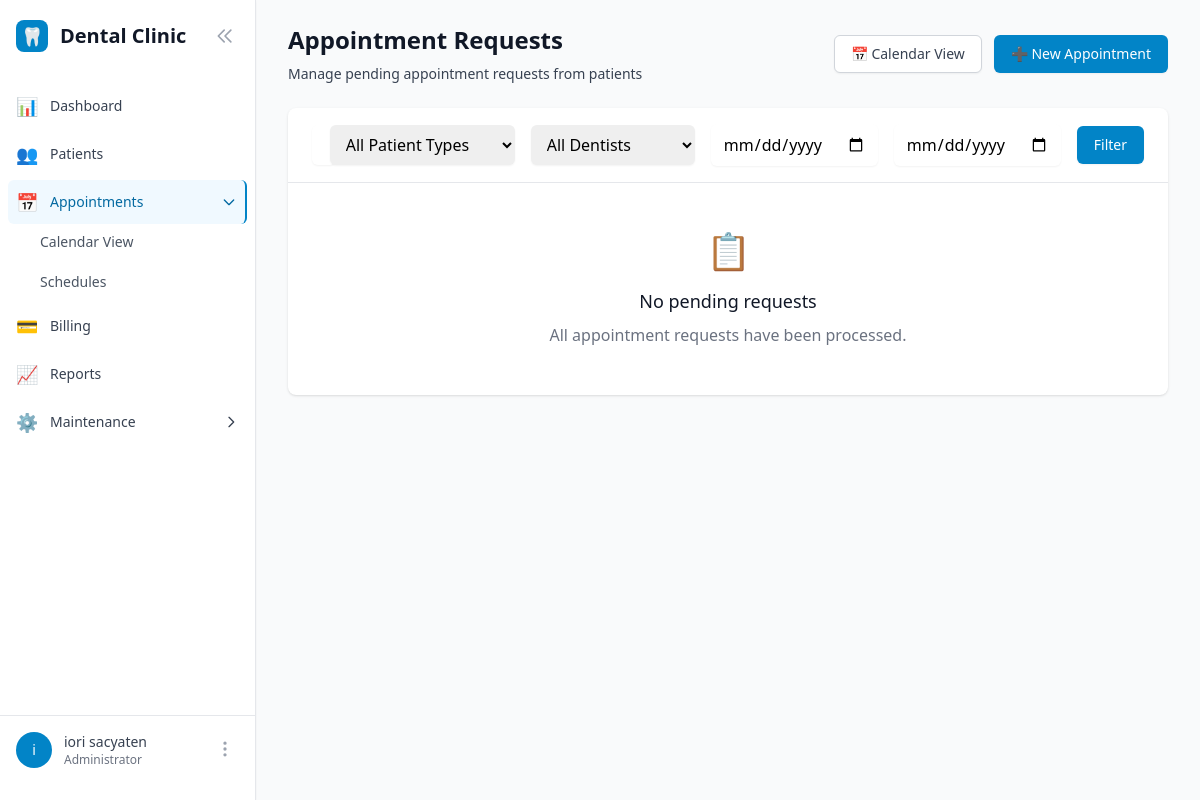
Before: /appointments/requests/ (signed in) with the older database file.
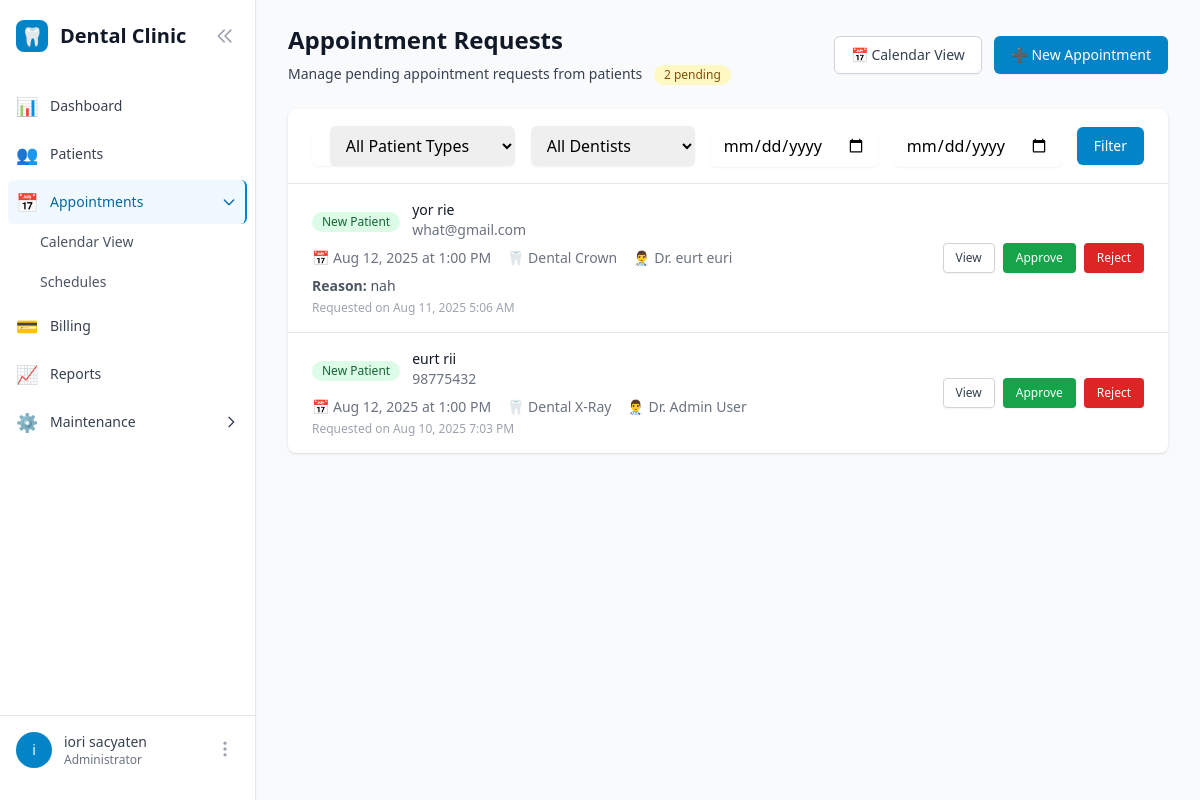
After: the same page with the newer database file.
### appointments/models.py (models this page shows, shortened)
class Appointment(models.Model):
    STATUS_CHOICES = [
        ('pending', 'Pending'),
        ('approved', 'Approved'),
        ('rejected', 'Rejected'),
        ('reassigned', 'Reassigned'),
        ('cancelled', 'Cancelled'),
        ('did_not_arrive', 'Did Not Arrive'),
        ('completed', 'Completed'),
    ]
    PATIENT_TYPE_CHOICES = [
        ('new', 'New Patient'),
        ('returning', 'Returning Patient'),
    ]
    patient = models.ForeignKey('patients.Patient', on_delete=models.CASCADE, related_name='appointments')
    dentist = models.ForeignKey('users.User', on_delete=models.PROTECT, related_name='appointments')
    service = models.ForeignKey('services.Service', on_delete=models.PROTECT)
    schedule = models.ForeignKey(Schedule, on_delete=models.PROTECT, related_name='appointments')
    status = models.CharField(max_length=20, choices=STATUS_CHOICES, default='pending')
    patient_type = models.CharField(max_length=10, choices=PATIENT_TYPE_CHOICES, default='returning')
    reason = models.TextField(blank=True)
    requested_at = models.DateTimeField(auto_now_add=True)
    approved_at = models.DateTimeField(null=True, blank=True)
    approved_by = models.ForeignKey('users.User', on_delete=models.SET_NULL, null=True, blank=True, related_name='approved_appointments')
    staff_notes = models.TextField(blank=True)
    class Meta:
        ordering = ['requested_at']  # Changed from schedule__date to avoid field lookup issues
        indexes = [
            models.Index(fields=['status']),
            models.Index(fields=['patient']),
            models.Index(fields=['dentist']),
            models.Index(fields=['requested_at']),
        ]

class Schedule(models.Model):
    dentist = models.ForeignKey('users.User', on_delete=models.CASCADE, related_name='schedules')
    date = models.DateField()
    start_time = models.TimeField()
    end_time = models.TimeField()
    is_available = models.BooleanField(default=True)
    notes = models.TextField(blank=True)
    created_at = models.DateTimeField(auto_now_add=True)
    class Meta:
        ordering = ['date', 'start_time']
        unique_together = ['dentist', 'date', 'start_time']

### patients/models.py (models this page shows, shortened)
class Patient(models.Model):
    first_name = models.CharField(max_length=100)
    last_name = models.CharField(max_length=100)
    email = models.EmailField(blank=True)
    phone_regex = RegexValidator(
        regex=r'^\+?1?\d{9,15}$',
        message="Phone number must be entered in the format: '+999999999'. Up to 15 digits allowed."
    )
    contact_number = models.CharField(validators=[phone_regex], max_length=17, blank=True)
    address = models.TextField(blank=True)
    date_of_birth = models.DateField(null=True, blank=True)
    emergency_contact_name = models.CharField(max_length=100, blank=True)
    emergency_contact_phone = models.CharField(validators=[phone_regex], max_length=17, blank=True)
    medical_notes = models.TextField(blank=True, help_text="Allergies, medical conditions, etc.")
    created_at = models.DateTimeField(auto_now_add=True)
    updated_at = models.DateTimeField(auto_now=True)
    is_active = models.BooleanField(default=True)
    class Meta:
        ordering = ['last_name', 'first_name']
        indexes = [
            models.Index(fields=['email']),
            models.Index(fields=['contact_number']),
            models.Index(fields=['last_name', 'first_name']),
        ]
    @property
    def full_name(self):
        return f"{self.first_name} {self.last_name}"

### services/models.py (models this page shows, shortened)
class Service(models.Model):
    name = models.CharField(max_length=200)
    description = models.TextField(blank=True)
    duration_minutes = models.PositiveIntegerField(
        default=30,
        help_text="Duration of the service in minutes"
    )
    min_price = models.DecimalField(
        max_digits=10,
        decimal_places=2,
        help_text="Minimum price for this service"
    )
    max_price = models.DecimalField(
        max_digits=10,
        decimal_places=2,
        help_text="Maximum price for this service"
    )
    is_archived = models.BooleanField(default=False)
    created_at = models.DateTimeField(auto_now_add=True)
    updated_at = models.DateTimeField(auto_now=True)
    class Meta:
        ordering = ['name']

### users/models.py (models this page shows, shortened)
class User(AbstractUser):
    role = models.ForeignKey(Role, on_delete=models.PROTECT, null=True, blank=True)
    phone = models.CharField(max_length=20, blank=True)
    is_active_dentist = models.BooleanField(default=False, help_text="Can accept appointments")
    created_at = models.DateTimeField(auto_now_add=True)
    updated_at = models.DateTimeField(auto_now=True)
    def has_permission(self, module_name):
        if self.is_superuser:
            return True
        if not self.role or self.role.is_archived:  # Users with archived roles lose access
            return False
        return self.role.permissions.get(module_name, False)

### appointments/views.py (the view, shortened to what this page needs)
# urls.py: path('requests/', views.AppointmentRequestsView.as_view(), name='appointment_requests'),
class AppointmentRequestsView(LoginRequiredMixin, ListView):
    model = Appointment
    template_name = 'appointments/appointment_requests.html'
    context_object_name = 'appointments'
    paginate_by = 15
    def dispatch(self, request, *args, **kwargs):
        if not request.user.has_permission('appointments'):
            messages.error(request, 'You do not have permission to access this page.')
            return redirect('core:dashboard')
        return super().dispatch(request, *args, **kwargs)
    def get_queryset(self):
        queryset = Appointment.objects.filter(
            status='pending'
        ).select_related('patient', 'dentist', 'service', 'schedule').order_by('-requested_at')
        patient_type = self.request.GET.get('patient_type')
        if patient_type:
            queryset = queryset.filter(patient_type=patient_type)
        dentist = self.request.GET.get('dentist')
        if dentist:
            queryset = queryset.filter(dentist_id=dentist)
        date_from = self.request.GET.get('date_from')
        if date_from:
            try:
                date_from = datetime.strptime(date_from, '%Y-%m-%d').date()
                queryset = queryset.filter(schedule__date__gte=date_from)
            except ValueError:
                pass
        date_to = self.request.GET.get('date_to')
        if date_to:
            try:
                date_to = datetime.strptime(date_to, '%Y-%m-%d').date()
                queryset = queryset.filter(schedule__date__lte=date_to)
            except ValueError:
                pass
        search = self.request.GET.get('search')
        return queryset
    def get_context_data(self, **kwargs):
        context = super().get_context_data(**kwargs)
        context.update({
            'pending_count': self.get_queryset().count(),
            'patient_types': [
                ('new', 'New Patients'),
                ('returning', 'Returning Patients')
            ],
            'dentists': User.objects.filter(is_active_dentist=True),
            'filters': {
                'patient_type': self.request.GET.get('patient_type', ''),
                'dentist': self.request.GET.get('dentist', ''),
                'date_from': self.request.GET.get('date_from', ''),
                'date_to': self.request.GET.get('date_to', ''),
                'search': self.request.GET.get('search', ''),
            }
        })
        return context

### users/templatetags/user_tags.py (called while the page is built)
@register.filter
def has_permission(user, module_name):
    if not user or not user.is_authenticated:
        return False
    if user.is_superuser:
        return True
    if not hasattr(user, 'role') or not user.role:
        return False
    return user.role.permissions.get(module_name, False)

### templates/appointments/appointment_requests.html (shortened to what the changed rows need)
{% extends "base.html" %}
{% block content %}
<div class="space-y-6">
    <div class="sm:flex sm:items-center sm:justify-between">
        <div>
            <h1 class="text-2xl font-bold text-gray-900">Appointment Requests</h1>
            <p class="mt-2 text-sm text-gray-700">
                Manage pending appointment requests from patients
                {% if pending_count %}
                    <span class="inline-flex items-center px-2.5 py-0.5 rounded-full text-xs font-medium bg-yellow-100 text-yellow-800 ml-2">
                        {{ pending_count }} pending
                    </span>
                {% endif %}
            </p>
        </div>
    </div>
    <div class="bg-white shadow rounded-lg">
        <div class="overflow-hidden">
            {% if appointments %}
                <ul class="divide-y divide-gray-200">
                    {% for appointment in appointments %}
                        <li class="px-6 py-4 hover:bg-gray-50">
                            <div class="flex items-center justify-between">
                                <div class="flex-1 min-w-0">
                                    <div class="flex items-center space-x-3">
                                        <div class="flex-shrink-0">
                                            {% if appointment.patient_type == 'new' %}
                                                <span class="inline-flex items-center px-2.5 py-0.5 rounded-full text-xs font-medium bg-green-100 text-green-800">
                                                    New Patient
                                                </span>
                                            {% else %}
                                                <span class="inline-flex items-center px-2.5 py-0.5 rounded-full text-xs font-medium bg-blue-100 text-blue-800">
                                                    Returning
                                                </span>
                                            {% endif %}
                                        </div>
                                        <div class="flex-1 min-w-0">
                                            <p class="text-sm font-medium text-gray-900 truncate">
                                                {{ appointment.patient.full_name }}
                                            </p>
                                            <p class="text-sm text-gray-500 truncate">
                                                {{ appointment.patient.email|default:appointment.patient.contact_number }}
                                            </p>
                                        </div>
                                    </div>
                                    <div class="mt-2">
                                        <div class="flex items-center text-sm text-gray-500 space-x-4">
                                            <div class="flex items-center">
                                                <span class="mr-1">📅</span>
                                                {{ appointment.schedule.date|date:"M d, Y" }} at {{ appointment.schedule.start_time|time:"g:i A" }}
                                            </div>
                                            <div class="flex items-center">
                                                <span class="mr-1">🦷</span>
                                                {{ appointment.service.name }}
                                            </div>
                                            <div class="flex items-center">
                                                <span class="mr-1">👨‍⚕️</span>
                                                Dr. {{ appointment.dentist.first_name }} {{ appointment.dentist.last_name }}
                                            </div>
                                        </div>
                                        {% if appointment.reason %}
                                            <p class="mt-2 text-sm text-gray-600">
                                                <strong>Reason:</strong> {{ appointment.reason }}
                                            </p>
                                        {% endif %}
                                        <p class="mt-1 text-xs text-gray-400">
                                            Requested on {{ appointment.requested_at|date:"M d, Y g:i A" }}
                                        </p>
                                    </div>
                                </div>
                                <div class="flex-shrink-0 flex space-x-2">
                                    <a href="{% url 'appointments:appointment_detail' appointment.pk %}"
                                       class="inline-flex items-center px-3 py-1.5 border border-gray-300 shadow-sm text-xs font-medium rounded text-gray-700 bg-white hover:bg-gray-50">
                                        View
                                    </a>
                                    <a href="{% url 'appointments:approve_appointment' appointment.pk %}"
                                       class="inline-flex items-center px-3 py-1.5 border border-transparent shadow-sm text-xs font-medium rounded text-white bg-green-600 hover:bg-green-700"
                                       onclick="return confirm('Approve this appointment?')">
                                        Approve
                                    </a>
                                    <a href="{% url 'appointments:reject_appointment' appointment.pk %}"
                                       class="inline-flex items-center px-3 py-1.5 border border-transparent shadow-sm text-xs font-medium rounded text-white bg-red-600 hover:bg-red-700"
                                       onclick="return confirm('Reject this appointment?')">
                                        Reject
                                    </a>
                                </div>
                            </div>
                        </li>
                    {% endfor %}
                </ul>
            {% else %}
                <div class="text-center py-12">
                    <div class="text-4xl mb-4">📋</div>
                    <h3 class="text-lg font-medium text-gray-900 mb-2">No pending requests</h3>
                    <p class="text-gray-500">All appointment requests have been processed.</p>
                </div>
            {% endif %}
        </div>
    </div>
</div>
{% endblock %}

Changed rows visible on the page:
added Appointment: patient_type "New Patient", patient.full_name "yor rie", patient.email "what@gmail.com", schedule "Aug 12, 2025", schedule.start_time "1:00 PM", service.name "Dental Crown", dentist.first_name "eurt", dentist.last_name "euri", reason "nah", requested_at "Aug 11, 2025 5:06 AM"
added Appointment: patient_type "New Patient", patient.full_name "eurt rii", patient.email "98775432", schedule "Aug 12, 2025", schedule.start_time "1:00 PM", service.name "Dental X-Ray", dentist.first_name "Admin", dentist.last_name "User", requested_at "Aug 10, 2025 7:03 PM"
Other visible differences:
{{ pending_count }}: (not shown) → "2"
text no longer shown: "📋 No pending requests All appointment requests have been processed."
text now shown: "pending"
